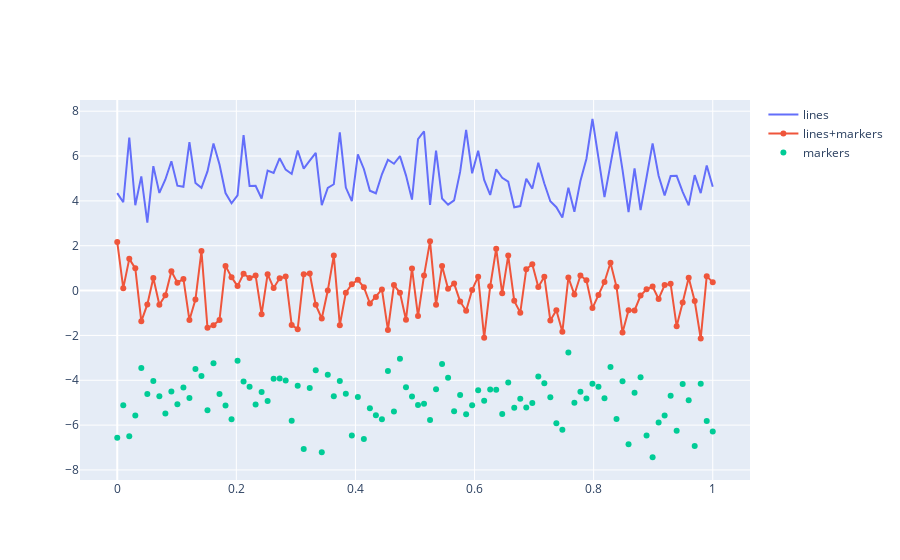

The code cell stored with this chart in its notebook:
### Code cell
fig = go.Figure()
fig.add_trace(go.Scatter(x=random_x, y=random_y0, mode='lines', name='lines'))
fig.add_trace(go.Scatter(x=random_x, y=random_y1, mode='lines+markers', name='lines+markers'))
fig.add_trace(go.Scatter(x=random_x, y=random_y2, mode='markers', name='markers'))
fig.show()
